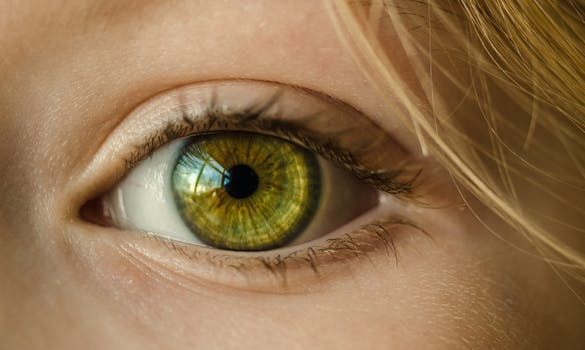
#> input picture eye.jpg, 585 x 350 px
$ python IrisDetection.py
#> lines starting #> are read from the running program, lines starting #| are printed output that depends on the picture
import skimage.io,skimage.draw,skimage.feature
import numpy as np
import matplotlib.pyplot as plt


img = skimage.io.imread('eye.jpg')
#> img is the input picture: shape (350, 585, 3); mean R, G, B 146.3, 114.5, 78.5

#just use grayscale, but you could make separate template for each r,g,b channel
img = np.mean(img, axis=2)
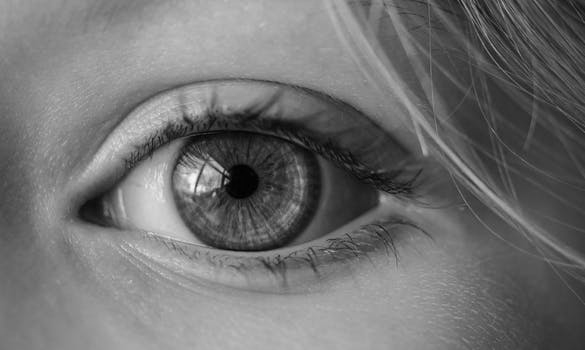
#> img: shape (350, 585) float64; min 0.333, max 249.3, mean 113.1

(M,N) = img.shape
#> M = 350; N = 585
mm = M-20
#> mm = 330
nn = N-20
#> nn = 565
template = np.zeros([mm,nn])

## Create template ##

#darkest inner circle (pupil)
(rr,cc) = skimage.draw.circle(mm/2,nn/2,4.5, shape=template.shape)
#> rr = 60 values from 161 to 169
template[rr,cc]=-2

#iris (circle surrounding pupil)
(rr,cc) = skimage.draw.circle(mm/2,nn/2,8, shape=template.shape)
#> rr = 196 values from 158 to 172
template[rr,cc] = -1

#Optional - pupil reflective spot (if centered)
(rr,cc) = skimage.draw.circle(mm/2,nn/2,1.5, shape=template.shape)
#> rr = [164, 164, 165, 165, 166, 166]
template[rr,cc] = 1

plt.imshow(template)

normccf = skimage.feature.match_template(img, template,pad_input=True)
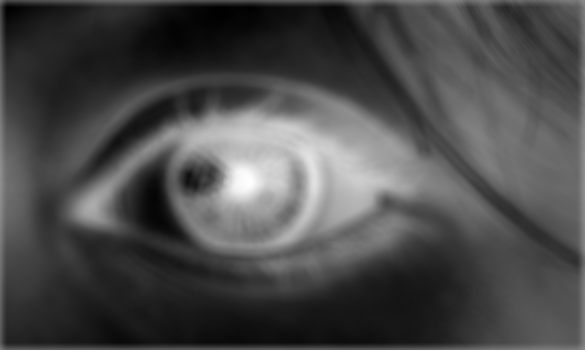
#> normccf: shape (350, 585) float64; min -0.0583, max 0.064, mean -0.0223; drawn with min black and max white

#center pixel
(i,j) = np.unravel_index( np.argmax(normccf), normccf.shape)
#> i = 182; j = 250

plt.imshow(img)
plt.plot(j,i,'r*')
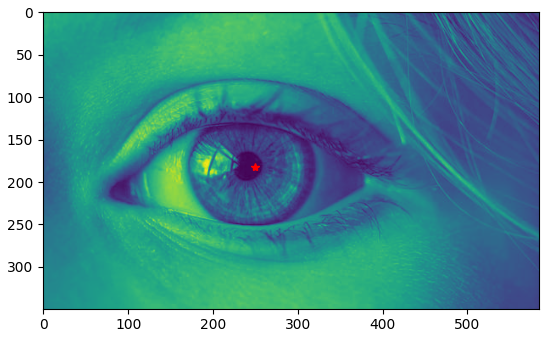
#> figure drawn by matplotlib, 1 panel
